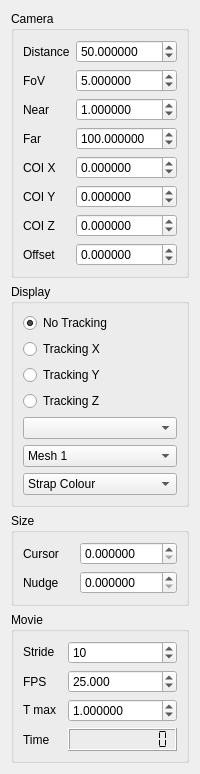
           <widget class="QWidget" name="scrollAreaWidgetContents_3">
            <property name="geometry">
             <rect>
              <x>0</x>
              <y>0</y>
              <width>183</width>
              <height>727</height>
             </rect>
            </property>
            <layout class="QGridLayout" name="gridLayout_10">
             <item row="0" column="0">
              <widget class="QGroupBox" name="groupBoxCamera">
               <property name="font">
                <font/>
               </property>
               <property name="mouseTracking">
                <bool>true</bool>
               </property>
               <property name="title">
                <string>Camera</string>
               </property>
               <layout class="QGridLayout" name="gridLayout">
                <item row="0" column="1">
                 <widget class="QDoubleSpinBox" name="doubleSpinBoxDistance">
                  <property name="sizePolicy">
                   <sizepolicy hsizetype="Preferred" vsizetype="Fixed">
                    <horstretch>0</horstretch>
                    <verstretch>0</verstretch>
                   </sizepolicy>
                  </property>
                  <property name="mouseTracking">
                   <bool>true</bool>
                  </property>
                  <property name="focusPolicy">
                   <enum>Qt::WheelFocus</enum>
                  </property>
                  <property name="toolTip">
                   <string>Distance of the viewpoint from the centre of view</string>
                  </property>
                  <property name="statusTip">
                   <string>View distance</string>
                  </property>
                  <property name="decimals">
                   <number>6</number>
                  </property>
                  <property name="minimum">
                   <double>0.000001000000000</double>
                  </property>
                  <property name="maximum">
                   <double>9999.000000000000000</double>
                  </property>
                  <property name="value">
                   <double>50.000000000000000</double>
                  </property>
                 </widget>
                </item>
                <item row="0" column="0">
                 <widget class="QLabel" name="label_5">
                  <property name="font">
                   <font/>
                  </property>
                  <property name="text">
                   <string>Distance</string>
                  </property>
                 </widget>
                </item>
                <item row="1" column="0">
                 <widget class="QLabel" name="label_6">
                  <property name="font">
                   <font/>
                  </property>
                  <property name="text">
                   <string>FoV</string>
                  </property>
                 </widget>
                </item>
                <item row="1" column="1">
                 <widget class="QDoubleSpinBox" name="doubleSpinBoxFoV">
                  <property name="sizePolicy">
                   <sizepolicy hsizetype="Preferred" vsizetype="Fixed">
                    <horstretch>0</horstretch>
                    <verstretch>0</verstretch>
                   </sizepolicy>
                  </property>
                  <property name="mouseTracking">
                   <bool>true</bool>
                  </property>
                  <property name="toolTip">
                   <string>Field of view in degrees</string>
                  </property>
                  <property name="statusTip">
                   <string>Field of view</string>
                  </property>
                  <property name="decimals">
                   <number>6</number>
                  </property>
                  <property name="minimum">
                   <double>0.001000000000000</double>
                  </property>
                  <property name="maximum">
                   <double>179.000000000000000</double>
                  </property>
                  <property name="singleStep">
                   <double>0.100000000000000</double>
                  </property>
                  <property name="value">
                   <double>5.000000000000000</double>
                  </property>
                 </widget>
                </item>
                <item row="4" column="0">
                 <widget class="QLabel" name="label_7">
                  <property name="font">
                   <font/>
                  </property>
                  <property name="text">
                   <string>COI X</string>
                  </property>
                 </widget>
                </item>
                <item row="4" column="1">
                 <widget class="QDoubleSpinBox" name="doubleSpinBoxCOIX">
                  <property name="sizePolicy">
                   <sizepolicy hsizetype="Preferred" vsizetype="Fixed">
                    <horstretch>0</horstretch>
                    <verstretch>0</verstretch>
                   </sizepolicy>
                  </property>
                  <property name="mouseTracking">
                   <bool>true</bool>
                  </property>
                  <property name="toolTip">
                   <string>Centre of interest (x coordinate)</string>
                  </property>
                  <property name="statusTip">
                   <string>COI X</string>
                  </property>
                  <property name="decimals">
                   <number>6</number>
                  </property>
                  <property name="minimum">
                   <double>-9999.000000000000000</double>
                  </property>
                  <property name="maximum">
                   <double>9999.000000000000000</double>
                  </property>
                  <property name="singleStep">
                   <double>0.100000000000000</double>
                  </property>
                 </widget>
                </item>
                <item row="5" column="0">
                 <widget class="QLabel" name="label_8">
                  <property name="font">
                   <font/>
                  </property>
                  <property name="text">
                   <string>COI Y</string>
                  </property>
                 </widget>
                </item>
                <item row="5" column="1">
                 <widget class="QDoubleSpinBox" name="doubleSpinBoxCOIY">
                  <property name="sizePolicy">
                   <sizepolicy hsizetype="Preferred" vsizetype="Fixed">
                    <horstretch>0</horstretch>
                    <verstretch>0</verstretch>
                   </sizepolicy>
                  </property>
                  <property name="mouseTracking">
                   <bool>true</bool>
                  </property>
                  <property name="toolTip">
                   <string>Centre of interest (y coordinate)</string>
                  </property>
                  <property name="statusTip">
                   <string>COI Y</string>
                  </property>
                  <property name="decimals">
                   <number>6</number>
                  </property>
                  <property name="minimum">
                   <double>-9999.000000000000000</double>
                  </property>
                  <property name="maximum">
                   <double>9999.000000000000000</double>
                  </property>
                  <property name="singleStep">
                   <double>0.100000000000000</double>
                  </property>
                 </widget>
                </item>
                <item row="6" column="0">
                 <widget class="QLabel" name="label_9">
                  <property name="font">
                   <font/>
                  </property>
                  <property name="text">
                   <string>COI Z</string>
                  </property>
                 </widget>
                </item>
                <item row="6" column="1">
                 <widget class="QDoubleSpinBox" name="doubleSpinBoxCOIZ">
                  <property name="sizePolicy">
                   <sizepolicy hsizetype="Preferred" vsizetype="Fixed">
                    <horstretch>0</horstretch>
                    <verstretch>0</verstretch>
                   </sizepolicy>
                  </property>
                  <property name="mouseTracking">
                   <bool>true</bool>
                  </property>
                  <property name="toolTip">
                   <string>Centre of interest (x coordinate)</string>
                  </property>
                  <property name="statusTip">
                   <string>COI Z</string>
                  </property>
                  <property name="decimals">
                   <number>6</number>
                  </property>
                  <property name="minimum">
                   <double>-9999.000000000000000</double>
                  </property>
                  <property name="maximum">
                   <double>9999.000000000000000</double>
                  </property>
                  <property name="singleStep">
                   <double>0.100000000000000</double>
                  </property>
                 </widget>
                </item>
                <item row="2" column="1">
                 <widget class="QDoubleSpinBox" name="doubleSpinBoxNear">
                  <property name="mouseTracking">
                   <bool>true</bool>
                  </property>
                  <property name="decimals">
                   <number>6</number>
                  </property>
                  <property name="minimum">
                   <double>0.000001000000000</double>
                  </property>
                  <property name="maximum">
                   <double>9999.000000000000000</double>
                  </property>
                  <property name="value">
                   <double>1.000000000000000</double>
                  </property>
                 </widget>
                </item>
                <item row="2" column="0">
                 <widget class="QLabel" name="label_14">
                  <property name="font">
                   <font/>
                  </property>
                  <property name="text">
                   <string>Near</string>
                  </property>
                 </widget>
                </item>
                <item row="3" column="1">
                 <widget class="QDoubleSpinBox" name="doubleSpinBoxFar">
                  <property name="mouseTracking">
                   <bool>true</bool>
                  </property>
                  <property name="decimals">
                   <number>6</number>
                  </property>
                  <property name="minimum">
                   <double>0.000001000000000</double>
                  </property>
                  <property name="maximum">
                   <double>9999.000000000000000</double>
                  </property>
                  <property name="value">
                   <double>100.000000000000000</double>
                  </property>
                 </widget>
                </item>
                <item row="3" column="0">
                 <widget class="QLabel" name="label_15">
                  <property name="font">
                   <font/>
                  </property>
                  <property name="text">
                   <string>Far</string>
                  </property>
                 </widget>
                </item>
                <item row="7" column="1">
                 <widget class="QDoubleSpinBox" name="doubleSpinBoxTrackingOffset">
                  <property name="sizePolicy">
                   <sizepolicy hsizetype="Preferred" vsizetype="Fixed">
                    <horstretch>0</horstretch>
                    <verstretch>0</verstretch>
                   </sizepolicy>
                  </property>
                  <property name="mouseTracking">
                   <bool>true</bool>
                  </property>
                  <property name="toolTip">
                   <string>Centre of interest (x coordinate)</string>
                  </property>
                  <property name="statusTip">
                   <string>COI Z</string>
                  </property>
                  <property name="decimals">
                   <number>6</number>
                  </property>
                  <property name="minimum">
                   <double>-9999.000000000000000</double>
                  </property>
                  <property name="maximum">
                   <double>9999.000000000000000</double>
                  </property>
                  <property name="singleStep">
                   <double>0.100000000000000</double>
                  </property>
                 </widget>
                </item>
                <item row="7" column="0">
                 <widget class="QLabel" name="label_17">
                  <property name="font">
                   <font/>
                  </property>
                  <property name="text">
                   <string>Offset</string>
                  </property>
                 </widget>
                </item>
               </layout>
              </widget>
             </item>
             <item row="1" column="0">
              <widget class="QGroupBox" name="groupBoxDisplay">
               <property name="font">
                <font/>
               </property>
               <property name="title">
                <string>Display</string>
               </property>
               <layout class="QGridLayout" name="gridLayout_2">
                <item row="2" column="0">
                 <widget class="QRadioButton" name="radioButtonTrackingY">
                  <property name="sizePolicy">
                   <sizepolicy hsizetype="Preferred" vsizetype="Fixed">
                    <horstretch>0</horstretch>
                    <verstretch>0</verstretch>
                   </sizepolicy>
                  </property>
                  <property name="font">
                   <font/>
                  </property>
                  <property name="toolTip">
                   <string>Display contact forces on the simulation</string>
                  </property>
                  <property name="statusTip">
                   <string>Display contact forces</string>
                  </property>
                  <property name="text">
                   <string>Tracking Y</string>
                  </property>
                 </widget>
                </item>
                <item row="5" column="0">
                 <widget class="QComboBox" name="comboBoxMeshDisplay">
                  <item>
                   <property name="text">
                    <string>Mesh 1</string>
                   </property>
                  </item>
                  <item>
                   <property name="text">
                    <string>Mesh 2</string>
                   </property>
                  </item>
                  <item>
                   <property name="text">
                    <string>Mesh 3</string>
                   </property>
                  </item>
                  <item>
                   <property name="text">
                    <string>Mesh 1 &amp; 2</string>
                   </property>
                  </item>
                  <item>
                   <property name="text">
                    <string>Mesh 2 &amp; 3</string>
                   </property>
                  </item>
                  <item>
                   <property name="text">
                    <string>Mesh 1 &amp; 3</string>
                   </property>
                  </item>
                  <item>
                   <property name="text">
                    <string>All Meshes</string>
                   </property>
                  </item>
                 </widget>
                </item>
                <item row="4" column="0">
                 <widget class="QComboBox" name="comboBoxTrackingMarker"/>
                </item>
                <item row="3" column="0">
                 <widget class="QRadioButton" name="radioButtonTrackingZ">
                  <property name="sizePolicy">
                   <sizepolicy hsizetype="Preferred" vsizetype="Fixed">
                    <horstretch>0</horstretch>
                    <verstretch>0</verstretch>
                   </sizepolicy>
                  </property>
                  <property name="font">
                   <font/>
                  </property>
                  <property name="toolTip">
                   <string>Display muscle forces on the simulation</string>
                  </property>
                  <property name="statusTip">
                   <string>Display muscle forces</string>
                  </property>
                  <property name="text">
                   <string>Tracking Z</string>
                  </property>
                 </widget>
                </item>
                <item row="1" column="0">
                 <widget class="QRadioButton" name="radioButtonTrackingX">
                  <property name="sizePolicy">
                   <sizepolicy hsizetype="Preferred" vsizetype="Fixed">
                    <horstretch>0</horstretch>
                    <verstretch>0</verstretch>
                   </sizepolicy>
                  </property>
                  <property name="font">
                   <font/>
                  </property>
                  <property name="toolTip">
                   <string>Move the centre of interest and camera with simulation</string>
                  </property>
                  <property name="statusTip">
                   <string>Track the simulation</string>
                  </property>
                  <property name="text">
                   <string>Tracking X</string>
                  </property>
                 </widget>
                </item>
                <item row="6" column="0">
                 <widget class="QComboBox" name="comboBoxMuscleColourMap">
                  <item>
                   <property name="text">
                    <string>Strap Colour</string>
                   </property>
                  </item>
                  <item>
                   <property name="text">
                    <string>Activation Colour</string>
                   </property>
                  </item>
                  <item>
                   <property name="text">
                    <string>Strain Colour</string>
                   </property>
                  </item>
                  <item>
                   <property name="text">
                    <string>Force Colour</string>
                   </property>
                  </item>
                 </widget>
                </item>
                <item row="0" column="0">
                 <widget class="QRadioButton" name="radioButtonTrackingNone">
                  <property name="text">
                   <string>No Tracking</string>
                  </property>
                  <property name="checked">
                   <bool>true</bool>
                  </property>
                 </widget>
                </item>
               </layout>
              </widget>
             </item>
             <item row="3" column="0">
              <widget class="QGroupBox" name="groupBoxMovie">
               <property name="font">
                <font/>
               </property>
               <property name="title">
                <string>Movie</string>
               </property>
               <layout class="QGridLayout" name="gridLayout_3">
                <item row="3" column="1">
                 <widget class="QLCDNumber" name="lcdNumberTime">
                  <property name="sizePolicy">
                   <sizepolicy hsizetype="Preferred" vsizetype="Fixed">
                    <horstretch>0</horstretch>
                    <verstretch>0</verstretch>
                   </sizepolicy>
                  </property>
                  <property name="toolTip">
                   <string>Simulation time</string>
                  </property>
                  <property name="smallDecimalPoint">
                   <bool>false</bool>
                  </property>
                  <property name="digitCount">
                   <number>10</number>
                  </property>
                  <property name="segmentStyle">
                   <enum>QLCDNumber::Flat</enum>
                  </property>
                 </widget>
                </item>
                <item row="0" column="0">
                 <widget class="QLabel" name="label_11">
                  <property name="sizePolicy">
                   <sizepolicy hsizetype="Preferred" vsizetype="Fixed">
                    <horstretch>0</horstretch>
                    <verstretch>0</verstretch>
                   </sizepolicy>
                  </property>
                  <property name="font">
                   <font/>
                  </property>
                  <property name="text">
                   <string>Stride</string>
                  </property>
                 </widget>
                </item>
                <item row="0" column="1">
                 <widget class="QSpinBox" name="spinBoxSkip">
                  <property name="sizePolicy">
                   <sizepolicy hsizetype="Preferred" vsizetype="Fixed">
                    <horstretch>0</horstretch>
                    <verstretch>0</verstretch>
                   </sizepolicy>
                  </property>
                  <property name="mouseTracking">
                   <bool>true</bool>
                  </property>
                  <property name="toolTip">
                   <string>Set the frequecy of screen update for the simulation</string>
                  </property>
                  <property name="statusTip">
                   <string>Integration steps per screen step</string>
                  </property>
                  <property name="minimum">
                   <number>1</number>
                  </property>
                  <property name="maximum">
                   <number>9999999</number>
                  </property>
                  <property name="value">
                   <number>10</number>
                  </property>
                 </widget>
                </item>
                <item row="3" column="0">
                 <widget class="QLabel" name="label_13">
                  <property name="font">
                   <font/>
                  </property>
                  <property name="text">
                   <string>Time</string>
                  </property>
                 </widget>
                </item>
                <item row="2" column="1">
                 <widget class="QDoubleSpinBox" name="doubleSpinBoxTimeMax">
                  <property name="sizePolicy">
                   <sizepolicy hsizetype="Preferred" vsizetype="Fixed">
                    <horstretch>0</horstretch>
                    <verstretch>0</verstretch>
                   </sizepolicy>
                  </property>
                  <property name="mouseTracking">
                   <bool>true</bool>
                  </property>
                  <property name="toolTip">
                   <string>Set the simulation time limit</string>
                  </property>
                  <property name="statusTip">
                   <string>Simulation time limit</string>
                  </property>
                  <property name="decimals">
                   <number>6</number>
                  </property>
                  <property name="maximum">
                   <double>99999.000000000000000</double>
                  </property>
                  <property name="singleStep">
                   <double>0.100000000000000</double>
                  </property>
                  <property name="value">
                   <double>1.000000000000000</double>
                  </property>
                 </widget>
                </item>
                <item row="1" column="0">
                 <widget class="QLabel" name="label_16">
                  <property name="font">
                   <font/>
                  </property>
                  <property name="text">
                   <string>FPS</string>
                  </property>
                 </widget>
                </item>
                <item row="2" column="0">
                 <widget class="QLabel" name="label_12">
                  <property name="sizePolicy">
                   <sizepolicy hsizetype="Preferred" vsizetype="Fixed">
                    <horstretch>0</horstretch>
                    <verstretch>0</verstretch>
                   </sizepolicy>
                  </property>
                  <property name="font">
                   <font/>
                  </property>
                  <property name="text">
                   <string>T max</string>
                  </property>
                 </widget>
                </item>
                <item row="1" column="1">
                 <widget class="QDoubleSpinBox" name="doubleSpinBoxFPS">
                  <property name="decimals">
                   <number>3</number>
                  </property>
                  <property name="minimum">
                   <double>0.010000000000000</double>
                  </property>
                  <property name="maximum">
                   <double>999.000000000000000</double>
                  </property>
                  <property name="value">
                   <double>25.000000000000000</double>
                  </property>
                 </widget>
                </item>
               </layout>
              </widget>
             </item>
             <item row="4" column="0">
              <spacer name="verticalSpacer">
               <property name="orientation">
                <enum>Qt::Vertical</enum>
               </property>
               <property name="sizeHint" stdset="0">
                <size>
                 <width>20</width>
                 <height>40</height>
                </size>
               </property>
              </spacer>
             </item>
             <item row="2" column="0">
              <widget class="QGroupBox" name="groupBox">
               <property name="title">
                <string>Size</string>
               </property>
               <layout class="QGridLayout" name="gridLayout_8">
                <item row="0" column="0">
                 <widget class="QLabel" name="label_10">
                  <property name="font">
                   <font/>
                  </property>
                  <property name="text">
                   <string>Cursor</string>
                  </property>
                 </widget>
                </item>
                <item row="1" column="0">
                 <widget class="QLabel" name="label_18">
                  <property name="font">
                   <font/>
                  </property>
                  <property name="text">
                   <string>Nudge</string>
                  </property>
                 </widget>
                </item>
                <item row="0" column="1">
                 <widget class="QDoubleSpinBox" name="doubleSpinBoxCursorSize">
                  <property name="sizePolicy">
                   <sizepolicy hsizetype="Preferred" vsizetype="Fixed">
                    <horstretch>0</horstretch>
                    <verstretch>0</verstretch>
                   </sizepolicy>
                  </property>
                  <property name="mouseTracking">
                   <bool>true</bool>
                  </property>
                  <property name="toolTip">
                   <string>Centre of interest (x coordinate)</string>
                  </property>
                  <property name="statusTip">
                   <string>COI Z</string>
                  </property>
                  <property name="decimals">
                   <number>6</number>
                  </property>
                  <property name="minimum">
                   <double>0.000000000000000</double>
                  </property>
                  <property name="maximum">
                   <double>9999.000000000000000</double>
                  </property>
                  <property name="singleStep">
                   <double>0.100000000000000</double>
                  </property>
                 </widget>
                </item>
                <item row="1" column="1">
                 <widget class="QDoubleSpinBox" name="doubleSpinBoxCursorNudge">
                  <property name="sizePolicy">
                   <sizepolicy hsizetype="Preferred" vsizetype="Fixed">
                    <horstretch>0</horstretch>
                    <verstretch>0</verstretch>
                   </sizepolicy>
                  </property>
                  <property name="mouseTracking">
                   <bool>true</bool>
                  </property>
                  <property name="toolTip">
                   <string>Centre of interest (x coordinate)</string>
                  </property>
                  <property name="statusTip">
                   <string>COI Z</string>
                  </property>
                  <property name="decimals">
                   <number>6</number>
                  </property>
                  <property name="minimum">
                   <double>0.000000000000000</double>
                  </property>
                  <property name="maximum">
                   <double>9999.000000000000000</double>
                  </property>
                  <property name="singleStep">
                   <double>0.100000000000000</double>
                  </property>
                 </widget>
                </item>
               </layout>
              </widget>
             </item>
            </layout>
           </widget>
